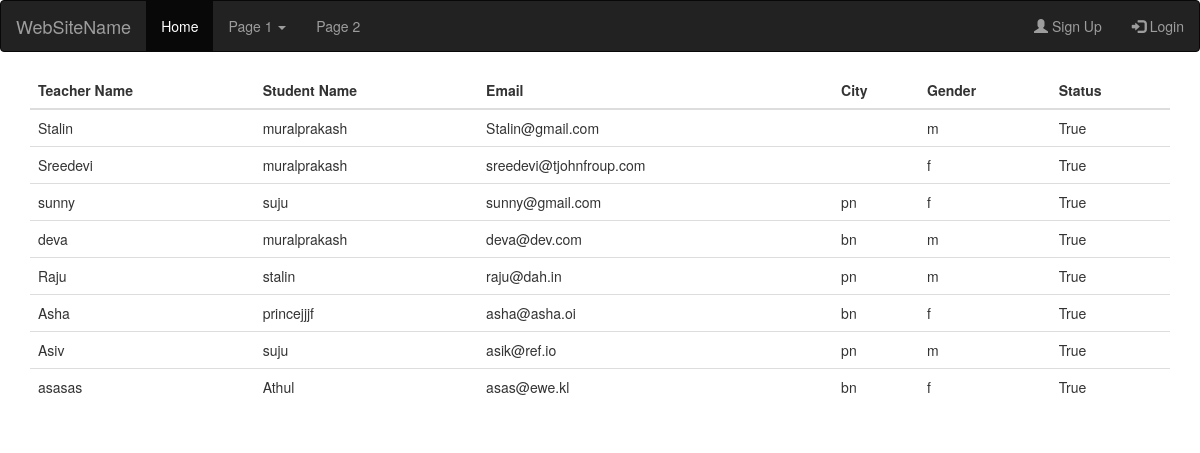
/teacherindex, run on the app's committed database.
### employee/models.py (models this page shows, shortened)
class teacher(models.Model):
    name = models.CharField(max_length=50)
    student=models.ForeignKey(student,on_delete=models.PROTECT)
    email=models.EmailField(max_length=50)
    city=models.CharField(max_length=50)
    gender=models.CharField(max_length=10)
    is_active=models.BooleanField(default=True)
    class Meta():
        db_table='teacher'

class student(models.Model):
    name=models.CharField(max_length=50)
    email=models.CharField(max_length=50,unique=True)
    address=models.CharField(max_length=250)
    class Meta():
        db_table='student'

### employee/views.py (the view)
# urls.py: url(r'^teacherindex$',views.teacher_index,name='teacherindex'),
def teacher_index(request):
    data=teacher.objects.all()
    return render(request,'teach/index.html',{'data':data})

### employee/templates/teach/index.html (shortened to what this page needs)
{% extends 'header.html' %}
{% block content %}
<table class="table">
    <thead>
      <tr>
        <th>Teacher Name</th>
          <th>Student Name</th>
        <th>Email</th>
        <th>City</th>
          <th>Gender</th>
          <th>Status</th>
      </tr>
    </thead>
    <tbody>
    {% for row in data %}
      <tr>
        <td>{{ row.name }}</td>
        <td>{{ row.student.name }}</td>
        <td>{{ row.email }}</td>
        <td>{{ row.city }}</td>
        <td>{{ row.gender }}</td>
        <td>{{ row.is_active }}</td>
      </tr>
    {% endfor %}
    </tbody>
  </table>
{% endblock %}

### data on the page
teacher: name "Stalin", student.name "muralprakash", email "Stalin@gmail.com", gender "m", is_active "True"
teacher: name "Sreedevi", student.name "muralprakash", email "sreedevi@tjohnfroup.com", gender "f", is_active "True"
teacher: name "sunny", student.name "suju", email "sunny@gmail.com", city "pn", gender "f", is_active "True"
teacher: name "deva", student.name "muralprakash", email "deva@dev.com", city "bn", gender "m", is_active "True"
teacher: name "Raju", student.name "stalin", email "raju@dah.in", city "pn", gender "m", is_active "True"
teacher: name "Asha", student.name "princejjjf", email "asha@asha.oi", city "bn", gender "f", is_active "True"
teacher: name "Asiv", student.name "suju", email "asik@ref.io", city "pn", gender "m", is_active "True"
teacher: name "asasas", student.name "Athul", email "asas@ewe.kl", city "bn", gender "f", is_active "True"
